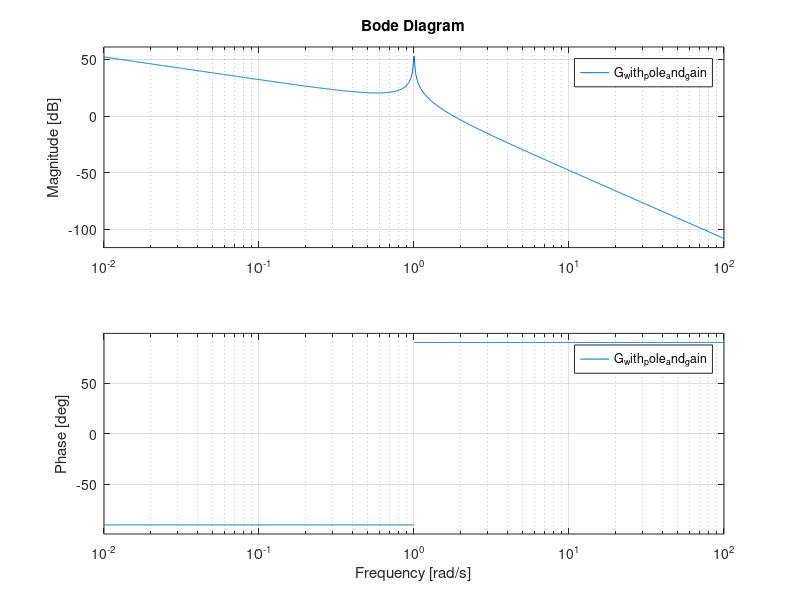
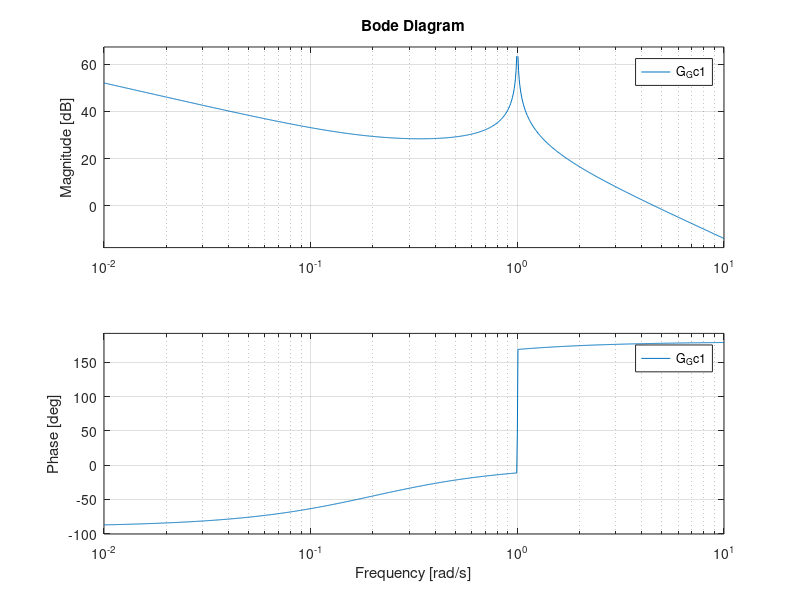
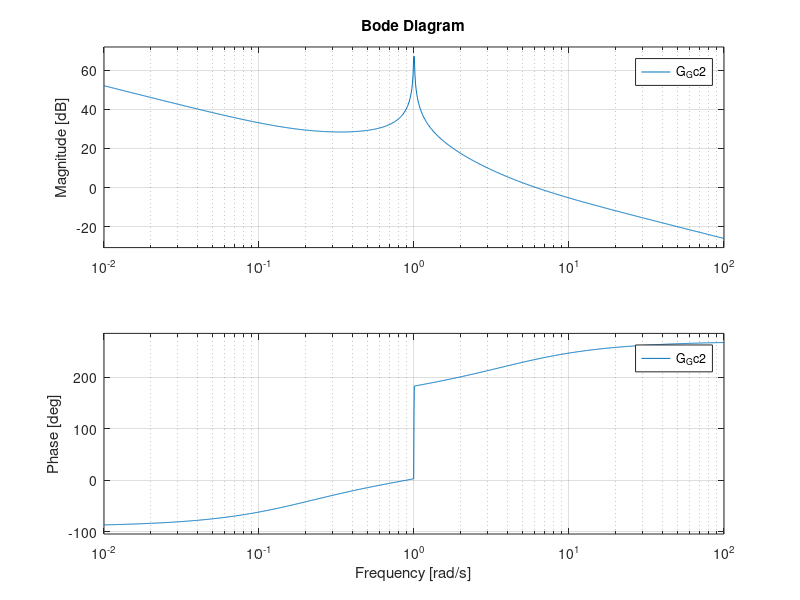

These figures' MATLAB source, in order:
clc;
clear;

s=tf('s');
G=1/(s^2+1);
Kv=dcgain(s*G);
%design req1: Kv_req=4 sec^-1
Kv_req=4;
if Kv == 0
    K=Kv_req;
else
    K=Kv_req/Kv;
end

%PID can be expressed by the follwoing : K*(a*s+1)(b*s+1)/s
%we got K from the Kv and now gonna add pole at origin
Pole_at_origin=1/s;
G_with_pole_and_gain=G*K*Pole_at_origin;
figure(1)
bode(G_with_pole_and_gain);
[GM, PM, Wpc, Wgc]=margin(G_with_pole_and_gain);

%adding first zero: Wz1=1/5 rad/sec
first_zero=(5*s+1);
G_Gc1=G_with_pole_and_gain*first_zero;
figure(2)
bode(G_Gc1);
[GM_Gc1, PM_Gc1, Wpc_Gc1, Wgc_Gc1]=margin(G_Gc1);

%adding seond zero: Wz1=1/5 rad/sec
second_zero=(0.25*s+1);
G_Gc2=G_Gc1*second_zero;
figure(3)
bode(G_Gc2);
[GM_Gc2, PM_Gc2, Wpc_Gc2, Wgc_Gc2]=margin(G_Gc2);

PID_func=K*Pole_at_origin*first_zero*second_zero;
G_PID=series(PID_func,G);